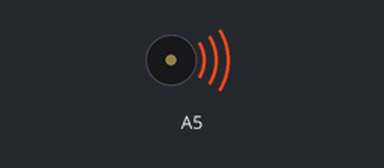
A sketch run on a simulated Arduino Uno, built with avr-gcc and run on an emulated ATmega328P. Parts: buzzer (waves = sounding).

Above: at 0.2 s.
At 5.2 s:
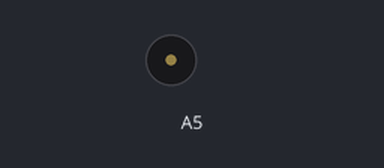
Timing chart, 0 to 8.1 s (numbered marks = the images above):
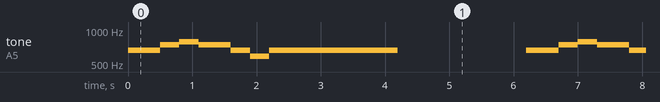

Measured:
- by itself, tone on A5: repeats every 6.2 s: 740 Hz 0.30 s, 784 Hz 0.30 s, 740 Hz 0.50 s, 659 Hz 0.30 s, 587 Hz 0.30 s, 659 Hz 2.0 s, silent 2.0 s, 659 Hz 0.50 s

The sketch:

BUZZER.ino
```cpp
void setup() {
  pinMode(A5,OUTPUT);


}

void loop() {
    tone(A5, 659.3); // 329,6  659.3
    delay(500);
    noTone(A5);

   tone(A5, 740.0);  // 370,0  740.0
    delay(300);
    noTone(A5);

     tone(A5, 784.0); // 392,0  784.0
     delay(300);
    noTone(A5);

  tone(A5, 740.0);  // 370,0  740.0
   delay(500);
    noTone(A5);
    tone(A5, 659.3);  // 329,6  659.3
    delay(300);
    noTone(A5);
    tone(A5, 587.3);  // 293,7  587.3
     delay(300);
    noTone(A5);

     tone(A5, 659.3); // 329,6  659.3
    delay(1000);
    noTone(A5);

    tone(A5, 659.3);  // 329,6
    delay(1000);
    noTone(A5);
    delay(2000);

}

/*
 * E    tone(A5, 659.3,2000);
 * FIS  tone(A5, 740.0,2000);
 * G    tone(A5, 784.0,2000);
 * FIS  tone(A5, 740.0,2000);
 * E    tone(A5, 659.3,2000);
 * D    tone(A5, 587.3,2000);
 * E    tone(A5, 659.3,2000);
 * E    tone(A5, 659.3,2000);
 *
  E
  FIS
  G
  A
  G
  A
  H
  G

  E
  FIS
  G
  A
  G
  A
  E

  E
  FIS
  G
  A
  G
  FIS
  E
  D
  E
  E


 */
```
